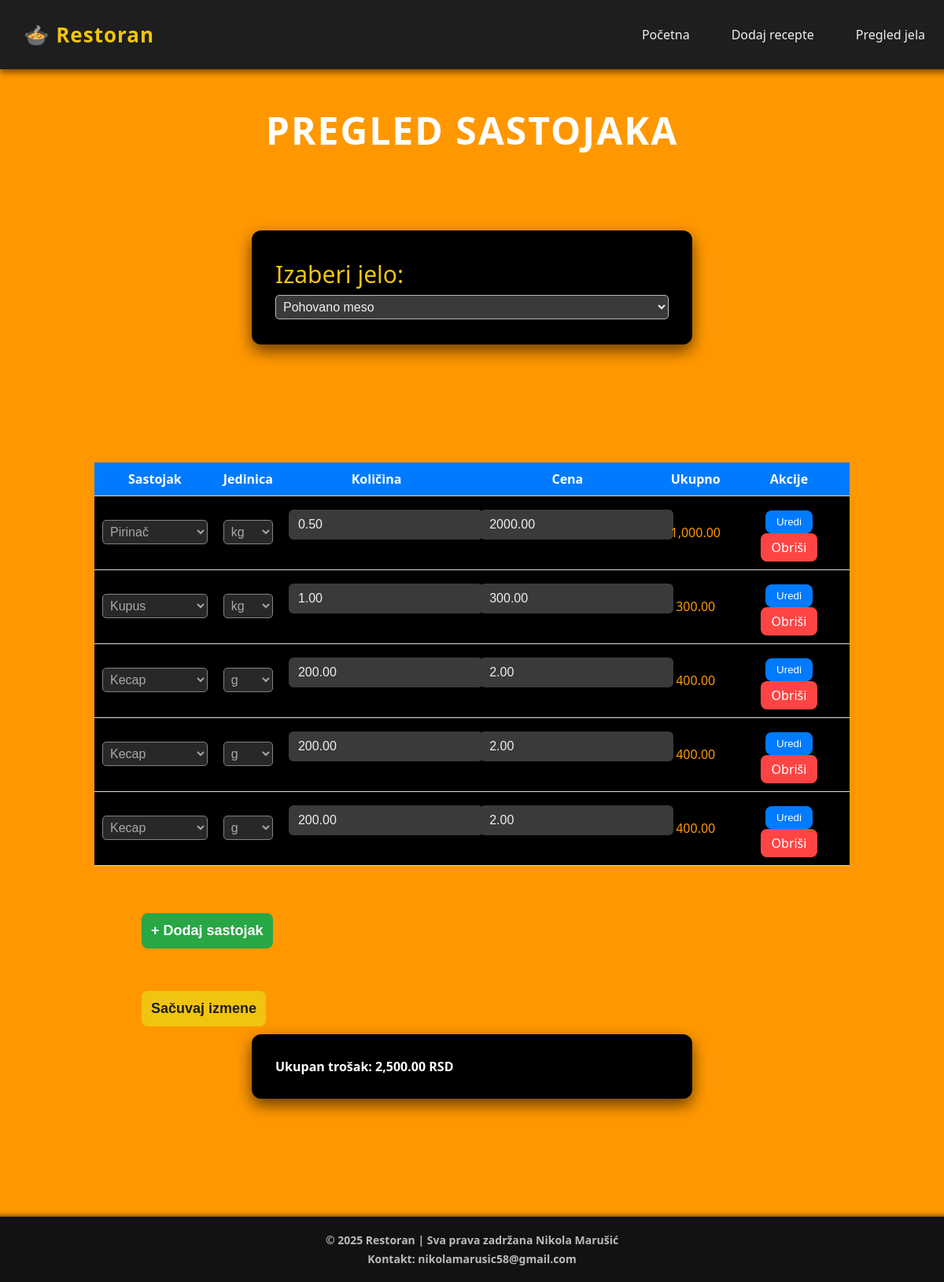
The app's page /stranice/pregled_i_izmena.php?jelo_id=1 with its own data.
### tables this page shows
CREATE TABLE `receptura` (
  `id` int(11) NOT NULL,
  `jelo_id` int(11) NOT NULL,
  `artikal_id` int(11) NOT NULL,
  `jedinica` enum('kg','g','l','ml','kom') NOT NULL,
  `kolicina` decimal(10,2) NOT NULL,
  `cena` decimal(10,2) NOT NULL
);

CREATE TABLE `artikal` (
  `id` int(11) NOT NULL,
  `naziv` varchar(100) NOT NULL,
  `jedinica_mere` enum('kg','g','l','ml','kom') NOT NULL,
  `cena` decimal(10,2) NOT NULL
);

### stranice/pregled_i_izmena.php (the view, shortened to what this page needs)
<!DOCTYPE html>
<html lang="sr">
<head>
    <link rel="stylesheet" href="../css/style.css">
    <link rel="stylesheet" href="../css/tabela.css">
</head>
<body>
<nav class="navbar">
    <div class="logo">🍲 Restoran</div>
    <ul class="nav-links">
        <li><a href="../index.php">Početna</a></li>
        <li><a href="receptura.php">Dodaj recepte</a></li>
        <li><a href="pregled_i_izmena.php">Pregled jela</a></li>
    </ul>
</nav>
<?php
require_once "../baze/konekcija.php";
$jela = [];
$q = $conn->query("SELECT * FROM jelo ORDER BY naziv ASC");
while($row = $q->fetch_assoc()){ $jela[] = $row; }
$artikli = [];
$q2 = $conn->query("SELECT * FROM artikal ORDER BY naziv ASC");
while($row = $q2->fetch_assoc()){ $artikli[] = $row; }
$selected_jelo = $_GET["jelo_id"] ?? ($_POST["jelo_id"] ?? null);
$receptura = [];
$ukupan_trosak = 0;
if($selected_jelo){
    $stmt=$conn->prepare("
        SELECT r.id, r.artikal_id, r.jedinica, r.kolicina, r.cena, a.naziv AS artikal_naziv
        FROM receptura r
        JOIN artikal a ON a.id=r.artikal_id
        WHERE r.jelo_id=?
        ORDER BY r.id ASC
    ");
    $stmt->bind_param("i",$selected_jelo);
    $stmt->execute();
    $res=$stmt->get_result();
    while($row=$res->fetch_assoc()){
        $row["ukupno"] = $row["kolicina"] * $row["cena"];
        $ukupan_trosak += $row["ukupno"];
        $receptura[] = $row;
    }
}
?>
<h1 class="main-title">Pregled sastojaka</h1>
<form class="forma" method="GET">
    <label>Izaberi jelo:</label>
    <select name="jelo_id" onchange="this.form.submit()">
        <?php foreach($jela as $j): ?>
            <option value="<?= $j['id'] ?>" <?= ($selected_jelo==$j['id'])?'selected':'' ?>>
                <?= htmlspecialchars($j['naziv']) ?>
            </option>
        <?php endforeach; ?>
    </select>
</form>
<?php if($selected_jelo): ?>
<form method="POST">
    <table id="tabela">
        <tr>
            <th>Sastojak</th>
            <th>Jedinica</th>
            <th>Količina</th>
            <th>Cena</th>
            <th>Ukupno</th>
            <th>Akcije</th>
        </tr>
        <?php foreach($receptura as $r): ?>
        <tr data-id="<?= $r['id'] ?>">
            <td>
                <select class="selektovanje" name="sastojak_id[]" disabled>
                    <?php foreach($artikli as $a): ?>
                        <option value="<?= $a['id'] ?>" <?= ($a['id']==$r['artikal_id'])?'selected':'' ?>>
                            <?= htmlspecialchars($a['naziv']) ?>
                        </option>
                    <?php endforeach; ?>
                </select>
            </td>
            <td>
                <select name="sastojak_jedinica[]" disabled>
                    <?php foreach(["kg","g","l","ml","kom"] as $jm): ?>
                        <option value="<?= $jm ?>" <?= ($jm==$r['jedinica'])?'selected':'' ?>><?= $jm ?></option>
                    <?php endforeach; ?>
                </select>
            </td>
            <td><input type="number" step="0.01" name="sastojak_kolicina[]" value="<?= $r['kolicina'] ?>" disabled></td>
            <td><input type="number" step="0.01" name="sastojak_cena[]" value="<?= $r['cena'] ?>" disabled></td>
            <td class="ukupno"><?= number_format($r['ukupno'],2) ?></td>
            <td>
                <button type="button" class="btn-edit" onclick="editRow(this)">Uredi</button>
                <a href="?jelo_id=<?= $selected_jelo ?>&delete=1&id=<?= $r['id'] ?>" class="btn-delete">Obriši</a>
            </td>
        </tr>
        <?php endforeach; ?>
    </table>
    <button class="dugme" type="button" id="add-row" onclick="addRow()">+ Dodaj sastojak</button>
    <br><br>
    <button class="dugme" type="submit" id="save-btn">Sačuvaj izmene</button>
    <div class="total forma">Ukupan trošak: <span id="total"><?= number_format($ukupan_trosak,2) ?></span> RSD</div>
</form>
<footer class="footer">
    <div class="footer-content">
        <p>© 2025 Restoran | Sva prava zadržana Nikola Marušić</p>
        <p>Kontakt: nikolamarusic58@gmail.com</p>
    </div>
</footer>
<?php endif; ?>
</body>
</html>

### css/style.css (style rules this page uses)
.navbar { display: flex; justify-content: space-evenly; align-items: center; background-color: #1e1e1e; padding: 12px 30px; box-shadow: 0 4px 8px rgba(0,0,0,0.5); font-family: 'Segoe UI', Tahoma, Geneva, Verdana, sans-serif; position: fixed; top:0%; left: 0%; width: 100%; z-index: 1000; }
.navbar .logo { font-size: 26px; font-weight: bold; color: #f1c40f; letter-spacing: 1px; }
.navbar .nav-links { margin-left: auto; list-style: none; display: flex; gap: 25px; position: relative; right: 40px; }
.navbar .nav-links li a { text-decoration: none; color: #ecf0f1; font-weight: 500; padding: 8px 14px; border-radius: 6px; transition: background-color 0.3s, color 0.3s, transform 0.2s; }
.footer { background-color: #121212; color: #bbbbbb; padding: 15px 30px; text-align: center; font-family: 'Segoe UI', Tahoma, Geneva, Verdana, sans-serif; box-shadow: 0 -2px 6px rgba(0,0,0,0.5); margin: 0 !important; width: 100vw; position: relative; left: 50%; transform: translateX(-50%); }
html, body { margin: 0; padding: 0; }
.footer .footer-content p { margin: 5px 0; font-size: 14px; }
body { background-color: #ff9800;; padding-bottom: 80px; font-family: 'Segoe UI', Tahoma, Geneva, Verdana, sans-serif; margin: 0; padding: 0; overflow-x:hidden; }
.forma { max-width: 500px; margin: 200px auto 150px auto; background-color: #000000; padding: 30px; border-radius: 12px; box-shadow: 0 8px 20px rgba(0,0,0,0.6); transition: transform 0.3s ease, box-shadow 0.3s ease; }
label { display: block; margin-bottom: 6px; font-weight: 500; color: #f1c40f; transition: color 0.3s; font-size: 30px; }
input[type="text"], input[type="number"], textarea, select { width: 100%; padding: 10px 12px; margin-bottom: 20px; border-radius: 6px; border: none; outline: none; font-size: 16px; background-color: #3a3a3a; color: #ecf0f1; transition: background-color 0.3s, transform 0.2s; }
.dugme { display: block; padding: 12px; font-size: 18px; font-weight: bold; color: #1e1e1e; background-color: #f1c40f; border: none; border-radius: 8px; cursor: pointer; transition: background-color 0.3s, transform 0.2s, box-shadow 0.2s; }
ul, p { text-align: center; font-weight: 500; font-weight: bolder; }
ul li { margin: 5px 0; color: #ff0000; }
.main-title { font-size: clamp(36px, 5vw, 56px); font-weight: 900; color: #0a0a0a; line-height: 1.1; position: relative; top:100px; }
.main-title { font-size: 48px; color: #fff; text-align: center; margin-top: 40px; letter-spacing: 2px; text-transform: uppercase; display: flex; justify-content: center; align-items: center; gap: 15px; animation: fadeInDown 1s ease-out; }
.ukupno { color:#ff9800; }
.btn-edit { background: #007bff; color: white; padding: 7px 14px; border: none; border-radius: 8px; cursor: pointer; margin-top: 8px; transition: 0.3s ease; }
.btn-delete { display: inline-block; background: #ff4444; color: white; padding: 7px 14px; border-radius: 8px; text-decoration: none; transition: 0.3s ease; }
#add-row,#save-btn { position: relative; left:15%; }
.total { color:white; }
label { display:block; margin-top:5px; }
input, select { margin-bottom:2px; }
button { margin-top:10px; }

### css/tabela.css (style rules this page uses)
table { margin-bottom:5%; margin-left:10%; width:80%; border-collapse:collapse; margin-top:15px; background-color:black; }
th,td { padding:10px; text-align:center; border-bottom:1px solid #ddd; transition: all .3s ease; }
th { background:#007bff; color:white; }
input, select { width:100%; padding:5px; border-radius:5px; border:1px solid #bbb; transition:0.3s; }
button { padding:6px 12px; border:none; border-radius:5px; cursor:pointer; transition:0.3s; }
.btn-edit { background:#007bff; color:white; }
.btn-delete { background:#ff4444; color:white; }
#add-row { background:#28a745; color:white; margin-top:10px; }
.total { font-weight:bold; margin-top:10px; font-size:16px; }

### records on screen
receptura: artikal.naziv "Pirinač", jedinica "kg", kolicina "0.50", cena "2000.00", ukupno "1,000.00"
receptura: artikal.naziv "Kupus", jedinica "kg", kolicina "1.00", cena "300.00", ukupno "300.00"
receptura: artikal.naziv "Kecap", jedinica "g", kolicina "200.00", cena "2.00", ukupno "400.00"
receptura: artikal.naziv "Kecap", jedinica "g", kolicina "200.00", cena "2.00", ukupno "400.00"
receptura: artikal.naziv "Kecap", jedinica "g", kolicina "200.00", cena "2.00", ukupno "400.00"

### other values on screen
$ukupan_trosak "2,500.00"
form field jelo_id "Pohovano meso"
